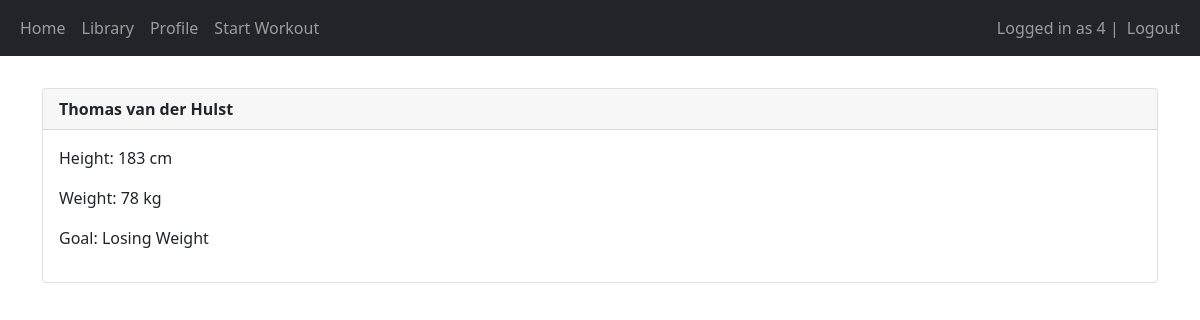
The page /profile (signed in) on the database its author committed.
### main/models.py (models this page shows, shortened)
class UserProfile(models.Model):
    STATUS = (
        ('Losing Weight', 'Losing Weight'),
        ('Getting Stronger', 'Getting Stronger'),
    )
    userWithProfile = models.ForeignKey(User, on_delete=models.CASCADE)
    fullName = models.CharField(max_length=100, default='')
    height = models.IntegerField()
    weight = models.IntegerField()
    goal = models.CharField(max_length=20, choices=STATUS, default='')

### main/views.py (the view, shortened to what this page needs)
# urls.py: path('profile', views.profile, name='profile'),
@login_required(login_url="/login")
def profile(request):
    userProfile = UserProfile.objects.all()
    for user in userProfile:
        if user.userWithProfile == request.user:
            profile = user
            return render(request, 'main/profile.html', {"profile":profile})

### main/templates/main/profile.html (shortened to what this page needs)
{% extends 'main/base.html' %}
{% load crispy_forms_tags %}
{% block content %}
{% if profile.userWithProfile == user %}
    <div class="card mt-2">
        <div class="card-header"><strong>{{ profile.fullName }}</strong></div>
        <div class="card-body">
            <p>Height: {{ profile.height }} cm</p>
            <p>Weight: {{ profile.weight }} kg</p>
            <p>Goal: {{ profile.goal }}</p>
        </div>
    </div>
{% endif %}
{% endblock %}

### main/templates/main/base.html (shortened to what this page needs)
<!DOCTYPE html>
<html lang="en">
<head>
    <link href="https://cdn.jsdelivr.net/npm/bootstrap@5.1.3/dist/css/bootstrap.min.css" rel="stylesheet">
</head>
<body class="body">
    <nav class="navbar navbar-expand-lg navbar-dark bg-dark">
        <div class="container-fluid">
            <div>
                <ul class="navbar-nav">
                    {% if user.is_authenticated %}
                    <li class="nav-item">
                        <a class="nav-link" href="/home">Home</a>
                    </li>
                    <li class="nav-item">
                        <a class="nav-link" href="/exercises">Library</a>
                    </li>
                    <li class="nav-item">
                        <a class="nav-link" href="/profile">Profile</a>
                    </li>
                    <li class="nav-item">
                        <a class="nav-link" href="/startworkout">Start Workout</a>
                    </li>
                    {% endif %}
                </ul>
            </div>
            <div>
                <ul class="navbar-nav">
                    {% if user.is_authenticated %}
                    <span class="navbar-text">Logged in as {{user.username}} | </span>
                    <li class="nav-item">
                        <a class="nav-link" href="/logout">Logout</a>
                    </li>
                    {% else %}
                    <li class="nav-item">
                        <a class="nav-link" href="/login">Login</a>
                    </li>
                    {% endif %}
                </ul>
            </div>
        </div>
    </nav>
    <div class="container">
        <br/>
        {% block content %}
        {% endblock %}
    </div>
</body>
</html>

### rows shown on the page
UserProfile: fullName "Thomas van der Hulst", height "183", weight "78", goal "Losing Weight"

### other values the page prints
{{ user.username }} "4"
